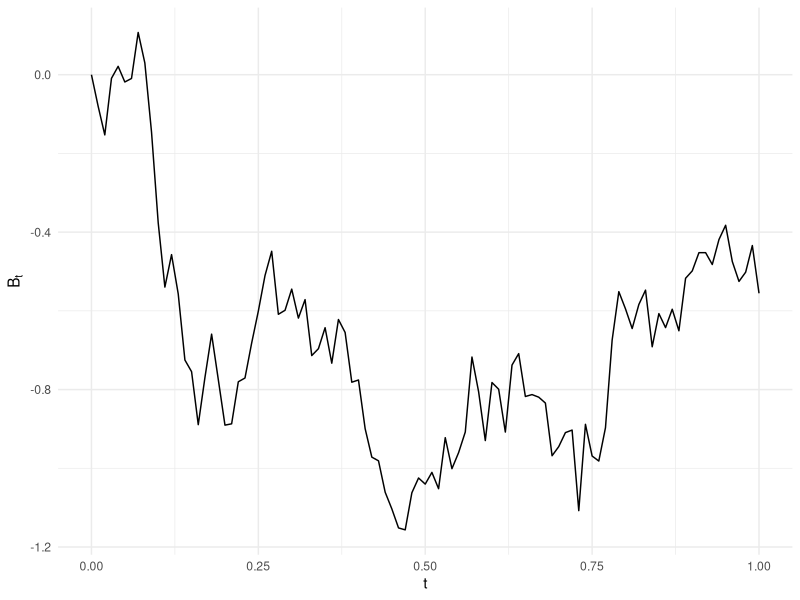
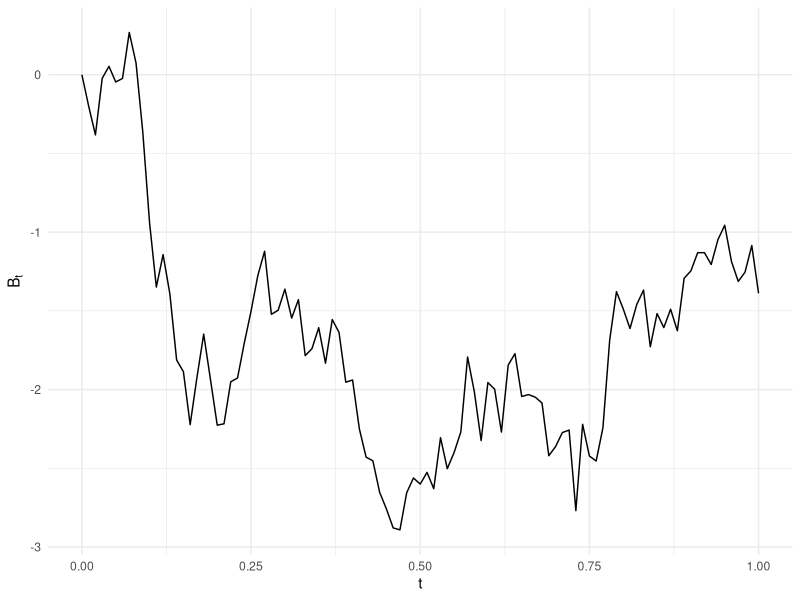
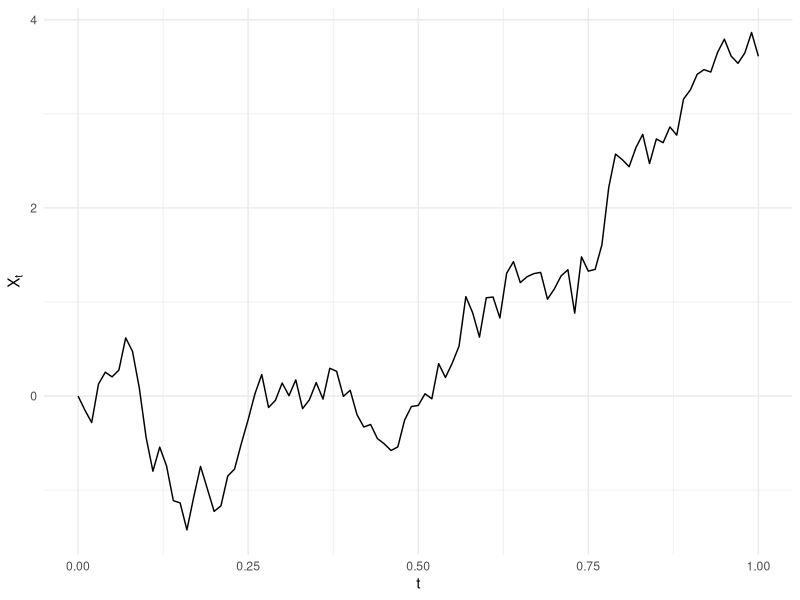

Reproduce these figures in R, in order.
############################################################
# Brownian motion
# Author: Jose A. Perusquia Cortes
# Affil:  Facultad de Ciencias-UNAM
# Module: Stochastic Simulation 
############################################################

############################################################
# Libraries
library(ggplot2)         # Version 4.0.2
library(ggthemes)        # Version 5.2.0
library(dplyr)           # Version 1.2.0
############################################################

############################################################
# Function that simulates a path on [0,t] of the process
# Xt = mu*t + sigma*Bt, where Bt is a standard Brownian motion.
# Here mu is the drift and sigma is the diffusion coefficient.
# The interval [0,t] is divided into n equidistant subintervals.
BrownianMotion = function(mu,sigma,t,n){
  
  # Check the parameters
  if(t<=0){
    stop('t must be positive')
  }
  
  if(sigma<=0){
    stop('sigma must be positive')
  }
  
  if(n<=0||n%%1!=0){
    stop('n must be a positive integer')
  }
  
  # Times
  deltaT = t/n
  times = seq(0,t,length.out=n+1)
  
  # Normal random variables 
  Z = rnorm(n)
  
  # Sequentially obtain the stochastic process
  Xt = numeric(n+1)
  
  for(i in 2:(n+1)){
    Xt[i] = Xt[i-1] + mu*deltaT + sigma*sqrt(deltaT)*Z[i-1]
  }
  
  # Equivalent vectorised implementation using cumulative sums
  # increments = mu*deltaT + sigma*sqrt(deltaT)*Z
  # Xt = c(0,cumsum(increments))
  
  # Return a data frame with times and process values
  res = data.frame(
    t = times,
    X = Xt
  )
  
  return(res)
}
############################################################

############################################################
# Sample path of standard Brownian motion
set.seed(314159)
mu = 0
sigma = 1
t  = 1
n = 100
Bt = BrownianMotion(mu,sigma,t,n)

# Plot the path
ggplot(data=Bt,aes(x=t,y=X))+
  geom_line()+
  labs(x=expression(t),y=expression(B[t]))+
  theme_minimal()
############################################################

############################################################
# Sample path of Brownian motion with diffusion coefficient
set.seed(314159)
mu = 0
sigma = 2.5
t  = 1
n = 100
Bt = BrownianMotion(mu,sigma,t,n)

# Plot the path
ggplot(data=Bt,aes(x=t,y=X))+
  geom_line()+
  labs(x=expression(t),y=expression(B[t]))+
  theme_minimal()
############################################################

############################################################
# Sample path of Xt = mu*t + sigma*Bt
set.seed(314159)
mu = 5
sigma = 2.5
t  = 1
n = 100
Bt = BrownianMotion(mu,sigma,t,n)

# Plot the path
ggplot(data=Bt,aes(x=t,y=X))+
  geom_line()+
  labs(x=expression(t),y=expression(X[t]))+
  theme_minimal()
############################################################
